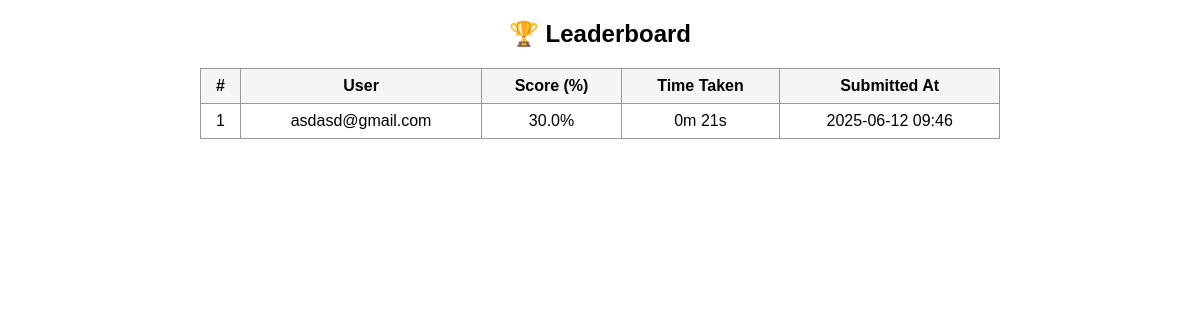
The page /leaderboard on the database as committed earlier.
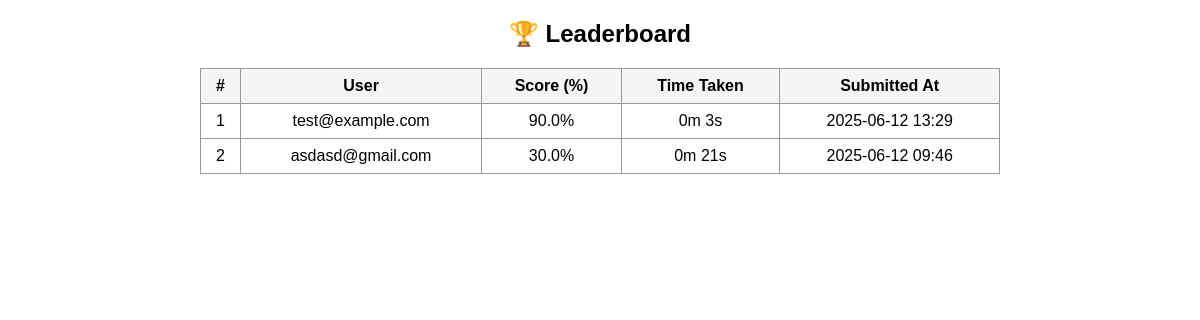
The same page on the database as committed later.
### models.py (models this page shows)
class UserQuizLog(db.Model):
    id = db.Column(db.Integer, primary_key=True)
    user_id = db.Column(db.Integer, db.ForeignKey("user.id"))
    score = db.Column(db.Integer)
    total = db.Column(db.Integer)
    percent = db.Column(db.Float)
    passed = db.Column(db.Boolean)
    duration_sec = db.Column(db.Integer)
    submitted_at = db.Column(db.DateTime, default=datetime.utcnow)

class User(db.Model):
    id = db.Column(db.Integer, primary_key=True)
    email = db.Column(db.String(100), unique=True, nullable=False)
    password = db.Column(db.String(100), nullable=False)

### app.py (the view)
@app.route("/leaderboard")
def leaderboard():
    top_results = (
        UserQuizLog.query
        .join(User)
        .add_columns(User.email, UserQuizLog.score, UserQuizLog.total,
                     UserQuizLog.percent, UserQuizLog.duration_sec,
                     UserQuizLog.submitted_at)
        .order_by(UserQuizLog.percent.desc(), UserQuizLog.duration_sec.asc())
        .limit(10)
        .all()
    )
    return render_template("leaderboard.html", results=top_results)

### templates/leaderboard.html (shortened to what this page needs)
<!DOCTYPE html>
<html>
<head>
</head>
<body>
    <h2>🏆 Leaderboard</h2>
    <table>
        <tr>
            <th>#</th>
            <th>User</th>
            <th>Score (%)</th>
            <th>Time Taken</th>
            <th>Submitted At</th>
        </tr>
        {% for result in results %}
        <tr>
            <td>{{ loop.index }}</td>
            <td>{{ result.email }}</td>
            <td>{{ result.percent|round(2) }}%</td>
            <td>{{ (result.duration_sec // 60) }}m {{ result.duration_sec % 60 }}s</td>
            <td>{{ result.submitted_at.strftime("%Y-%m-%d %H:%M") }}</td>
        </tr>
        {% endfor %}
    </table>
</body>
</html>

### templates/leaderboard.html (style rules this page uses)
body { font-family: Arial; max-width: 800px; margin: auto; }
h2 { text-align: center; }
table { border-collapse: collapse; width: 100%; margin-top: 20px; }
th, td { border: 1px solid #999; padding: 8px; text-align: center; }
th { background-color: #f5f5f5; }

Rows that differ between the two databases and show on the page:
added UserQuizLog: email "test@example.com", percent "90.0", duration_sec "0", duration_sec "3", submitted_at "2025-06-12 13:29"
